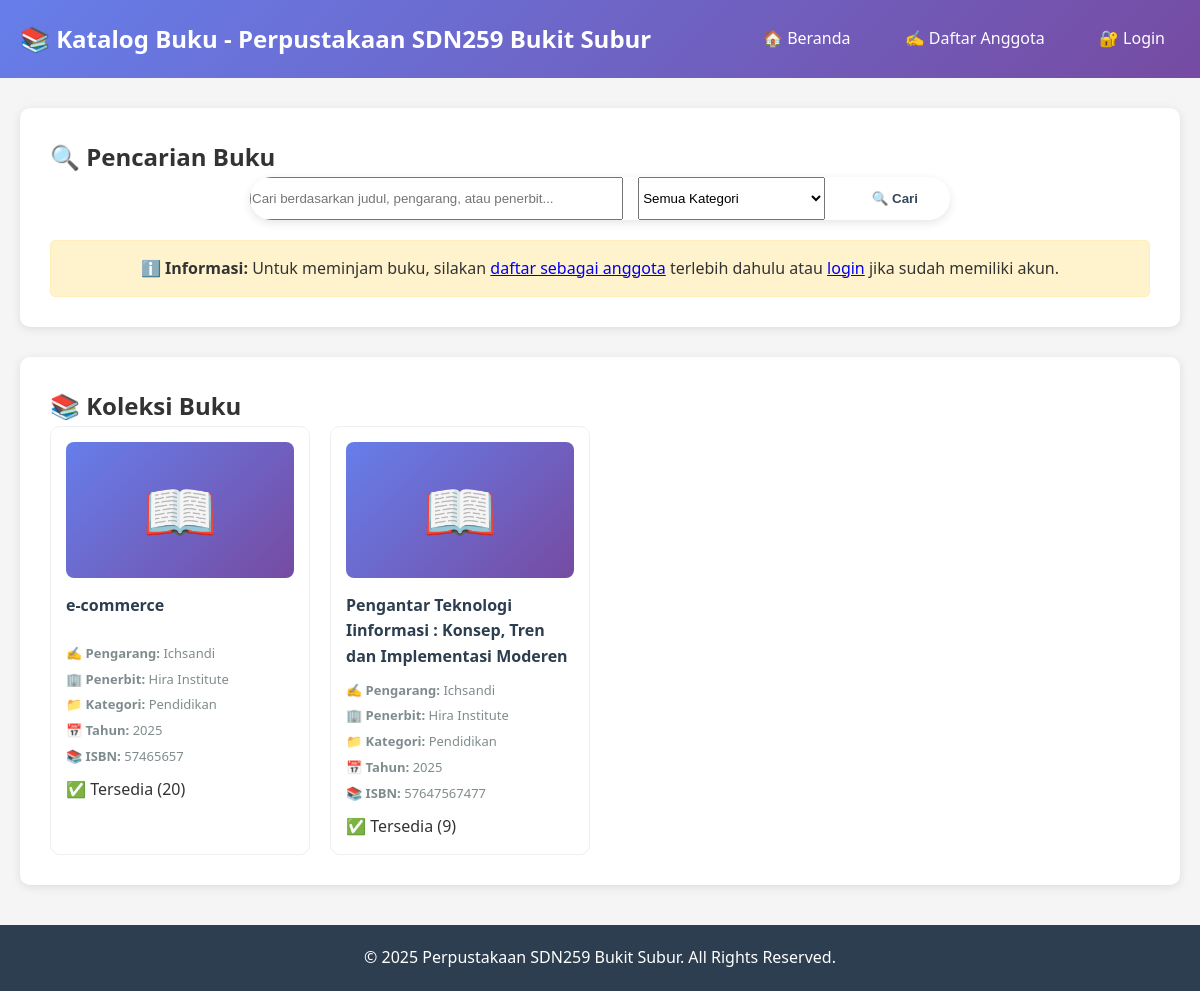
The page /pengunjung/cari-buku.php on the database its author committed.
### tables this page shows
CREATE TABLE `buku` (
  `id_buku` int(11) NOT NULL,
  `judul` varchar(200) NOT NULL,
  `pengarang` varchar(100) DEFAULT NULL,
  `penerbit` varchar(100) DEFAULT NULL,
  `isbn` varchar(20) DEFAULT NULL,
  `kategori` varchar(50) DEFAULT NULL,
  `tahun_terbit` year(4) DEFAULT NULL,
  `jumlah_total` int(11) NOT NULL,
  `jumlah_tersedia` int(11) NOT NULL,
  `status` enum('tersedia','dipinjam','rusak') DEFAULT 'tersedia',
  `created_at` timestamp NOT NULL DEFAULT current_timestamp()
);

### config/database.php (called while the page is built, shortened)
<?php
$conn = mysqli_connect(DB_HOST, DB_USER, DB_PASS, DB_NAME);
mysqli_set_charset($conn, "utf8");
function query($sql) {
    global $conn;
    $result = mysqli_query($conn, $sql);
    return $result;
}
?>

### pengunjung/cari-buku.php (the view, shortened to what this page needs)
<?php
require_once '../config/database.php';
$keyword = isset($_GET['keyword']) ? escape($_GET['keyword']) : '';
$where = "WHERE 1=1";
$buku_list = query("SELECT * FROM buku $where ORDER BY judul ASC");
?>
<!DOCTYPE html>
<html lang="id">
<head>
    <link rel="stylesheet" href="../assets/css/style.css">
</head>
<body>
    <header class="public-header">
        <div class="container">
            <h1>📚 Katalog Buku - Perpustakaan SDN259 Bukit Subur</h1>
            <div class="nav-links">
                <a href="../index.php">🏠 Beranda</a>
                <a href="daftar.php">✍️ Daftar Anggota</a>
                <a href="../auth/login.php">🔐 Login</a>
            </div>
        </div>
    </header>
    <div class="container">
        <div class="search-section">
            <h2 style="margin-top: 0;">🔍 Pencarian Buku</h2>
            <form method="GET" action="" class="search-form">
                <input type="text" name="keyword" class="form-control"
                       placeholder="Cari berdasarkan judul, pengarang, atau penerbit..."
                       value="<?php echo $keyword; ?>">
                <select name="kategori" class="form-control">
                    <option value="">Semua Kategori</option>
                </select>
                <button type="submit" class="btn btn-primary">🔍 Cari</button>
            </form>
            <div class="info-box">
                <strong>ℹ️ Informasi:</strong> Untuk meminjam buku, silakan <a href="daftar.php">daftar sebagai anggota</a> terlebih dahulu atau <a href="../auth/login.php">login</a> jika sudah memiliki akun.
            </div>
        </div>
        <div style="background: white; padding: 30px; border-radius: 10px; box-shadow: 0 2px 10px rgba(0,0,0,0.1);">
            <h2 style="margin-top: 0;">
                📚 Koleksi Buku
            </h2>
            <div class="buku-grid">
                <?php
                if (mysqli_num_rows($buku_list) > 0):
                    while($row = mysqli_fetch_assoc($buku_list)):
                ?>
                <div class="buku-card">
                    <div class="buku-cover">
                        📖
                    </div>
                    <div class="buku-info">
                        <h4><?php echo $row['judul']; ?></h4>
                        <p><strong>✍️ Pengarang:</strong> <?php echo $row['pengarang']; ?></p>
                        <p><strong>🏢 Penerbit:</strong> <?php echo $row['penerbit']; ?></p>
                        <p><strong>📁 Kategori:</strong> <?php echo $row['kategori']; ?></p>
                        <p><strong>📅 Tahun:</strong> <?php echo $row['tahun_terbit']; ?></p>
                        <p><strong>📚 ISBN:</strong> <?php echo $row['isbn'] ?: '-'; ?></p>
                        <div class="buku-stok">
                            <?php if ($row['jumlah_tersedia'] > 0): ?>
                                <span class="badge badge-success">✅ Tersedia (<?php echo $row['jumlah_tersedia']; ?>)</span>
                            <?php else: ?>
                                <span class="badge badge-danger">❌ Tidak Tersedia</span>
                            <?php endif; ?>
                        </div>
                    </div>
                </div>
                <?php
                    endwhile;
                endif; ?>
            </div>
        </div>
    </div>
    <footer style="background: #2c3e50; color: white; text-align: center; padding: 20px; margin-top: 40px;">
        <p>&copy; 2025 Perpustakaan SDN259 Bukit Subur. All Rights Reserved.</p>
    </footer>
</body>
</html>

### assets/css/style.css (style rules this page uses)
* { margin: 0; padding: 0; box-sizing: border-box; }
body { font-family: "Segoe UI", Tahoma, Geneva, Verdana, sans-serif; line-height: 1.6; color: #333; background-color: #f5f5f5; }
.container { max-width: 1200px; margin: 0 auto; padding: 0 20px; }
.btn { padding: 12px 30px; text-decoration: none; border-radius: 5px; font-weight: 600; transition: all 0.3s; display: inline-block; }
.btn-primary { background-color: #fff; color: #34495e; border: 2px solid transparent; }
.search-section { background-color: white; padding: 40px 0; position: relative; z-index: 10; }
.search-form { max-width: 700px; margin: 0 auto; display: flex; gap: 10px; box-shadow: 0 3px 10px rgba(0, 0, 0, 0.1); border-radius: 50px; overflow: hidden; }

### pengunjung/cari-buku.php (style rules this page uses)
.public-header { background: linear-gradient(135deg, #667eea 0%, #764ba2 100%); color: white; padding: 20px 0; margin-bottom: 30px; }
.public-header .container { display: flex; justify-content: space-between; align-items: center; }
.public-header h1 { margin: 0; font-size: 24px; }
.public-header .nav-links a { color: white; text-decoration: none; margin-left: 20px; padding: 8px 15px; border-radius: 5px; transition: all 0.3s; }
.search-section { background: white; padding: 30px; border-radius: 10px; box-shadow: 0 2px 10px rgba(0,0,0,0.1); margin-bottom: 30px; }
.search-form { display: grid; grid-template-columns: 2fr 1fr auto; gap: 15px; }
.buku-grid { display: grid; grid-template-columns: repeat(auto-fill, minmax(250px, 1fr)); gap: 20px; }
.buku-card { background: white; border: 1px solid #ecf0f1; border-radius: 10px; padding: 15px; transition: all 0.3s; }
.buku-cover { text-align: center; font-size: 60px; padding: 20px; background: linear-gradient(135deg, #667eea 0%, #764ba2 100%); border-radius: 8px; margin-bottom: 15px; }
.buku-info h4 { margin: 0 0 10px 0; color: #2c3e50; font-size: 16px; min-height: 40px; }
.buku-info p { margin: 5px 0; font-size: 13px; color: #7f8c8d; }
.buku-stok { margin-top: 10px; }
.info-box { background: #fff3cd; border: 1px solid #ffeeba; padding: 15px; border-radius: 5px; margin-top: 20px; text-align: center; }

### rows shown on the page
buku: judul "e-commerce", pengarang "Ichsandi", penerbit "Hira Institute", kategori "Pendidikan", tahun_terbit "2025", isbn "57465657", jumlah_tersedia "20"
buku: judul "Pengantar Teknologi Iinformasi : Konsep, Tren dan Implementasi Moderen", pengarang "Ichsandi", penerbit "Hira Institute", kategori "Pendidikan", tahun_terbit "2025", isbn "57647567477", jumlah_tersedia "9"
